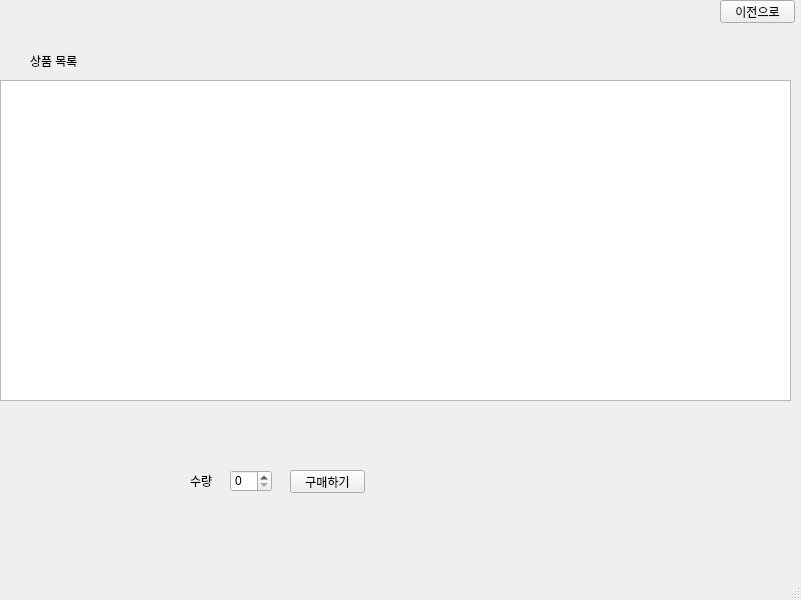
<?xml version="1.0" encoding="UTF-8"?>
<ui version="4.0">
 <class>MainWindow</class>
 <widget class="QMainWindow" name="MainWindow">
  <property name="geometry">
   <rect>
    <x>0</x>
    <y>0</y>
    <width>801</width>
    <height>600</height>
   </rect>
  </property>
  <property name="windowTitle">
   <string>MainWindow</string>
  </property>
  <widget class="QWidget" name="centralwidget">
   <widget class="QTableWidget" name="tableWidget">
    <property name="geometry">
     <rect>
      <x>0</x>
      <y>80</y>
      <width>791</width>
      <height>321</height>
     </rect>
    </property>
    <property name="selectionBehavior">
     <enum>QAbstractItemView::SelectRows</enum>
    </property>
   </widget>
   <widget class="QLabel" name="label">
    <property name="geometry">
     <rect>
      <x>30</x>
      <y>40</y>
      <width>91</width>
      <height>41</height>
     </rect>
    </property>
    <property name="text">
     <string>상품 목록</string>
    </property>
   </widget>
   <widget class="QPushButton" name="pushButton">
    <property name="geometry">
     <rect>
      <x>290</x>
      <y>470</y>
      <width>75</width>
      <height>23</height>
     </rect>
    </property>
    <property name="text">
     <string>구매하기</string>
    </property>
   </widget>
   <widget class="QLabel" name="label_3">
    <property name="geometry">
     <rect>
      <x>190</x>
      <y>470</y>
      <width>31</width>
      <height>21</height>
     </rect>
    </property>
    <property name="text">
     <string>수량</string>
    </property>
   </widget>
   <widget class="QPushButton" name="pushButton_2">
    <property name="geometry">
     <rect>
      <x>720</x>
      <y>0</y>
      <width>75</width>
      <height>23</height>
     </rect>
    </property>
    <property name="text">
     <string>이전으로</string>
    </property>
   </widget>
   <widget class="QSpinBox" name="spinBox">
    <property name="geometry">
     <rect>
      <x>230</x>
      <y>470</y>
      <width>42</width>
      <height>22</height>
     </rect>
    </property>
   </widget>
  </widget>
  <widget class="QMenuBar" name="menubar">
   <property name="geometry">
    <rect>
     <x>0</x>
     <y>0</y>
     <width>801</width>
     <height>21</height>
    </rect>
   </property>
  </widget>
  <widget class="QStatusBar" name="statusbar"/>
 </widget>
 <resources/>
 <connections/>
</ui>
